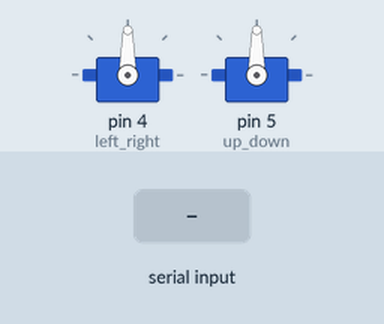
Simulated run of this sketch. Board: Arduino Uno, built with avr-gcc and run on an emulated ATmega328P. Shown: 2 × servo. The test bench sets the inputs (shaded band).

Above: at 1.2 s.
1.3 s: "90,45\n" received over the second serial link
At 2.7 s:
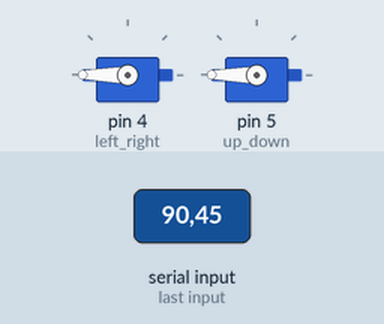
3.8 s: "5\n" received over the second serial link
At 5.9 s:
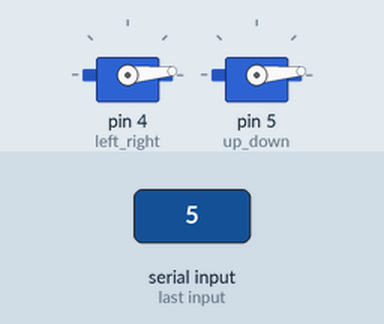
6.3 s: "30,150\n" received over the second serial link
At 7.7 s:
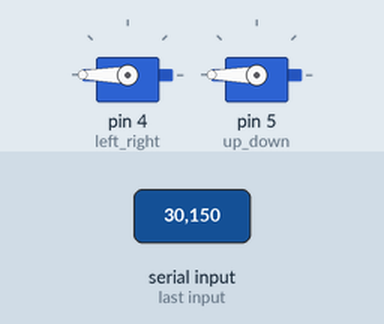
8.7 s: "90\n" received over the second serial link
At 10.7 s:
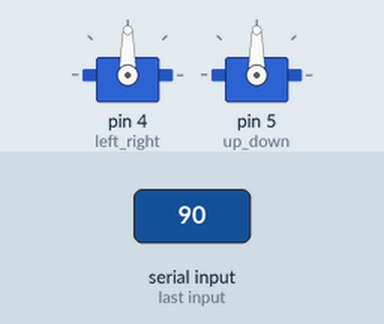
Timing chart, 0 to 12.1 s (numbered marks = the images above; inputs shaded):
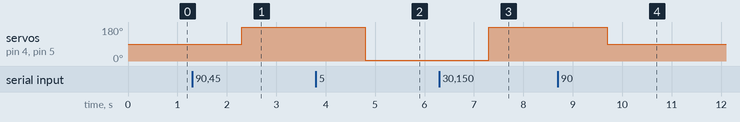

The sketch:

aica.ino
```cpp
#include <Servo.h>
#include <SoftwareSerial.h>

SoftwareSerial hc06(10, 11);

String inputString;
Servo left_right;
Servo up_down;

void setup() {
  hc06.begin(9600);
  Serial.begin(19200);

  left_right.attach(4);
  up_down.attach(5);

  left_right.write(90);
  up_down.write(90);
}

void loop() {
  if (hc06.available() > 0) {
    inputString = hc06.readStringUntil('\r');
    //int x_axis = inputString.substring(0, inputString.indexOf(',')).toInt();
    //int y_axis = inputString.substring(inputString.indexOf(',') + 1).toInt();

    // int y = map(y_axis, 0, 1080, 180, 0);
    // int x = map(x_axis, 0, 1920, 180, 0);

    char c;
    char no = ',';
    String NewBT_value;
    NewBT_value = inputString;
    for (int i = 0; i < NewBT_value.length() - 1; ++i) {
      c = NewBT_value.charAt(i);
      if (c == no) {
        NewBT_value.remove(i, 1);
      }
    }

    int i1 = NewBT_value.indexOf(',');
    int i2 = NewBT_value.indexOf(',', i1 + 1);

    int x_axis = NewBT_value.substring(0, i1).toInt();
    int y_axis = NewBT_value.substring(i1 + 1, i2).toInt();

    left_right.write(x_axis);
    up_down.write(y_axis);
  }
}
```

Measured:
- after the input at 1.3 s, servo on pin 4 (left_right), servo on pin 5 (up_down): 90° → 180° after 1.0 s
- after the input at 3.8 s, servo on pin 4 (left_right), servo on pin 5 (up_down): 180° → 5° after 1.0 s
- after the input at 6.3 s, servo on pin 4 (left_right), servo on pin 5 (up_down): 5° → 180° after 1.0 s
- after the input at 8.7 s, servo on pin 4 (left_right), servo on pin 5 (up_down): 180° → 90° after 1.0 s
